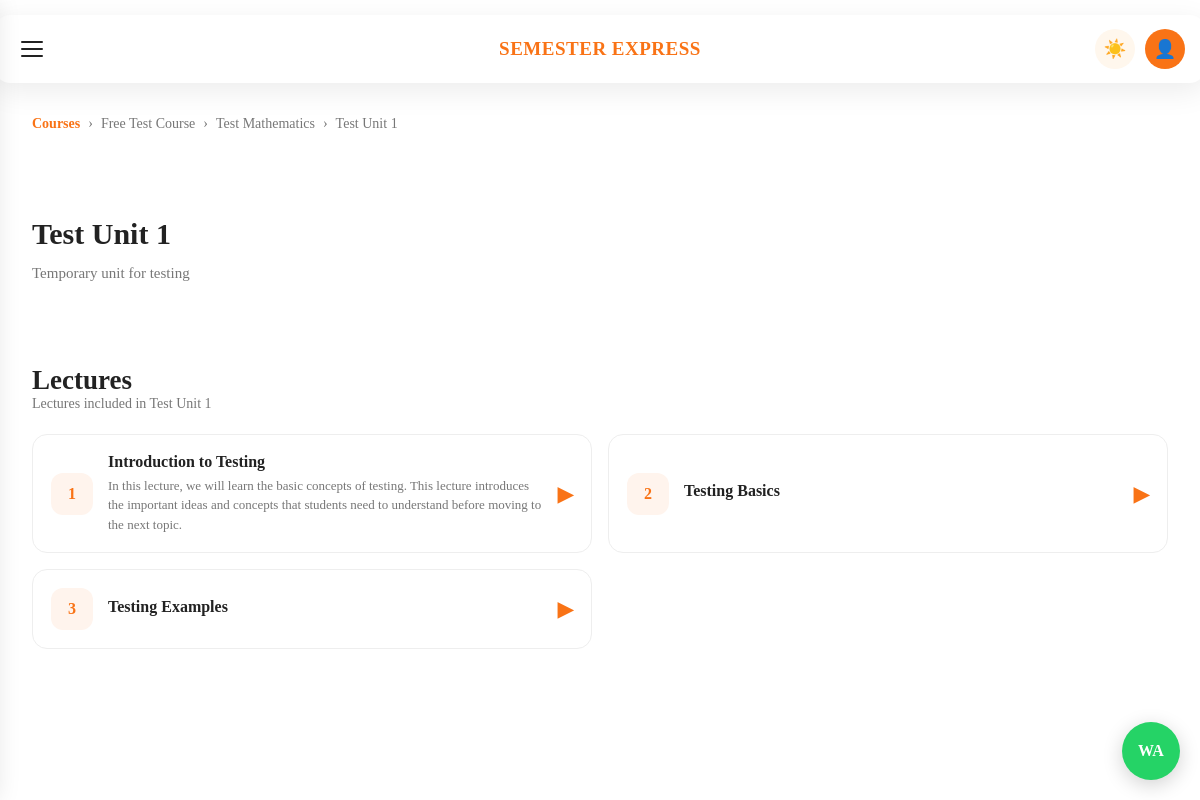
The page /courses/unit/2/ on the database its author committed.
### courses/models.py (models this page shows, shortened)
class Unit(models.Model):
    subject = models.ForeignKey(
        Subject,
        on_delete=models.CASCADE,
        related_name="units"
    )
    name = models.CharField(max_length=200)
    description = models.TextField(blank=True)
    order = models.PositiveIntegerField(default=0)
    is_active = models.BooleanField(default=True)
    class Meta:
        ordering = ["order", "name"]

class Subject(models.Model):
    course = models.ForeignKey(
        Course,
        on_delete=models.CASCADE,
        related_name="subjects"
    )
    name = models.CharField(max_length=200)
    description = models.TextField(blank=True)
    order = models.PositiveIntegerField(default=0)
    is_active = models.BooleanField(default=True)
    class Meta:
        ordering = ["order", "name"]

class Course(models.Model):
    collection = models.ForeignKey(
        Collection,
        on_delete=models.CASCADE,
        related_name="courses"
    )
    name = models.CharField(max_length=200)
    branch = models.CharField(
        max_length=150,
        blank=True
    )
    semester = models.CharField(
        max_length=50,
        blank=True
    )
    description = models.TextField(blank=True)
    image = models.ImageField(
        upload_to="courses/",
        blank=True,
        null=True
    )
    price = models.DecimalField(
        max_digits=10,
        decimal_places=2,
        default=0
    )
    original_price = models.DecimalField(
        max_digits=10,
        decimal_places=2,
        default=0
    )
    is_paid = models.BooleanField(default=True)
    is_active = models.BooleanField(default=True)
    created_at = models.DateTimeField(auto_now_add=True)
    class Meta:
        ordering = ["name"]

class Lecture(models.Model):
    unit = models.ForeignKey(
        Unit,
        on_delete=models.CASCADE,
        related_name="lectures"
    )
    title = models.CharField(max_length=200)
    description = models.TextField(blank=True)
    video_url = models.URLField(
        blank=True
    )
    order = models.PositiveIntegerField(default=0)
    is_published = models.BooleanField(default=False)
    created_at = models.DateTimeField(auto_now_add=True)
    class Meta:
        ordering = ["order", "title"]

### courses/views.py (the view)
def unit_detail(request, unit_id):
    unit = get_object_or_404(
        Unit,
        id=unit_id,
        is_active=True
    )
    course = unit.subject.course
    access_response = require_course_access(
        request,
        course
    )
    if access_response:
        return access_response
    lectures = Lecture.objects.filter(
        unit=unit,
        is_published=True
    )
    context = {
        "unit": unit,
        "lectures": lectures,
    }
    return render(
        request,
        "courses/unit_detail.html",
        context
    )

### courses/views.py (called while the page is built, shortened)
def require_course_access(request, course):
    if not course.is_paid:
        return None

### templates/courses/unit_detail.html (shortened to what this page needs)
{% load static %}
<!DOCTYPE html>
<html lang="en">
<head>
    <link rel="stylesheet" href="{% static 'css/style.css' %}">
    <link rel="stylesheet" href="{% static 'css/dashboard.css' %}">
    <link rel="stylesheet" href="{% static 'css/responsive.css' %}">
</head>
<body>
<header class="top-header">
    <button
        type="button"
        class="menu-btn"
        id="menuBtn"
    >
        <span></span>
        <span></span>
        <span></span>
    </button>
    <div class="logo">
        SEMESTER EXPRESS
    </div>
    <div class="header-right">
        <button
            type="button"
            class="theme-btn"
            id="themeBtn"
        >
        </button>
        <a
            href="{% url 'dashboard:profile' %}"
            class="profile-btn"
        >
            👤
        </a>
    </div>
</header>
    <main class="dashboard-main">
        <div class="breadcrumb">
            <a href="{% url 'courses:collections' %}">
                Courses
            </a>
            <span>›</span>
            <span>{{ unit.subject.course.name }}</span>
            <span>›</span>
            <span>{{ unit.subject.name }}</span>
            <span>›</span>
            <span>{{ unit.name }}</span>
        </div>
        <section class="course-page-header">
            <h1>{{ unit.name }}</h1>
            {% if unit.description %}
                <p>{{ unit.description }}</p>
            {% else %}
                <p>
                    Explore the lectures available in this unit.
                </p>
            {% endif %}
        </section>
        <section class="subjects-section">
            <div class="section-heading">
                <div>
                    <h2>Lectures</h2>
                    <p>
                        Lectures included in {{ unit.name }}
                    </p>
                </div>
            </div>
            {% if lectures %}
                <div class="subject-grid">
                    {% for lecture in lectures %}
                        <a
                            href="{% url 'courses:lecture_detail' lecture.id %}"
                            class="subject-card"
                        >
                            <div class="subject-number">
                                {{ forloop.counter }}
                            </div>
                            <div class="subject-content">
                                <h3>
                                    {{ lecture.title }}
                                </h3>
                                {% if lecture.description %}
                                    <p>
                                        {{ lecture.description }}
                                    </p>
                                {% endif %}
                            </div>
                            <span class="subject-arrow">
                                ▶
                            </span>
                        </a>
                    {% endfor %}
                </div>
            {% endif %}
        </section>
    </main>
    <a href="https://chat.whatsapp.com/DHzkH2NvlEI9miAnLLJ3BN" class="whatsapp-button">
    </a>
</body>
</html>

### static/css/style.css (style rules this page uses)
.course-page-header { margin-bottom: 28px; }
.course-page-header h1 { margin: 0 0 8px; font-size: 30px; font-weight: 700; color: #222; }
.course-page-header p { margin: 0; color: #777; font-size: 15px; line-height: 1.6; }
.subjects-section { margin-top: 10px; }
.section-heading { margin-bottom: 18px; }
.section-heading h2 { margin: 0 0 5px; font-size: 23px; color: #222; }
.section-heading p { margin: 0; color: #777; font-size: 14px; }
.subject-grid { display: grid; grid-template-columns: repeat(2, 1fr); gap: 16px; }
.subject-card { display: flex; align-items: center; gap: 15px; padding: 18px; background: #fff; border: 1px solid #eeeeee; border-radius: 15px; text-decoration: none; color: inherit; transition: 0.2s ease; }
.subject-number { min-width: 42px; height: 42px; border-radius: 12px; display: flex; align-items: center; justify-content: center; background: #fff4ed; color: #f97316; font-weight: 700; }
.subject-content { flex: 1; min-width: 0; }
.subject-content h3 { margin: 0 0 5px; font-size: 16px; color: #222; }
.subject-content p { margin: 0; color: #777; font-size: 13px; line-height: 1.5; }
.subject-arrow { color: #f97316; font-size: 20px; font-weight: 600; }

### static/css/dashboard.css (style rules this page uses)
.top-header { position: fixed; top: 15px; left: 50%; transform: translateX(-50%); width: calc(100% - 30px); max-width: 1200px; height: 68px; background: #ffffff; border-radius: 18px; display: flex; align-items: center; justify-content: space-between; padding: 0 22px; box-shadow: 0 8px 30px rgba(0, 0, 0, 0.08); z-index: 100; }
.menu-btn { width: 42px; height: 42px; border: none; background: transparent; display: flex; flex-direction: column; justify-content: center; gap: 5px; cursor: pointer; }
.menu-btn span { display: block; width: 22px; height: 2px; background: #222; border-radius: 10px; }
.logo { position: absolute; left: 50%; transform: translateX(-50%); font-size: 19px; font-weight: 800; letter-spacing: 0.5px; color: #f97316; }
.header-right { display: flex; align-items: center; gap: 10px; }
.theme-btn { width: 40px; height: 40px; border: none; border-radius: 50%; background: #fff7ed; cursor: pointer; font-size: 18px; }
.profile-btn { width: 40px; height: 40px; border-radius: 50%; background: #f97316; color: white; display: flex; align-items: center; justify-content: center; text-decoration: none; font-size: 18px; }
.section-heading { display: flex; align-items: center; justify-content: space-between; margin-bottom: 22px; margin-top: 80px; }
.section-heading h2 { margin: 0; font-size: 27px; color: #222; }
.whatsapp-button { position: fixed; right: 20px; bottom: 20px; width: 58px; height: 58px; border-radius: 50%; background: #25D366; color: white; display: flex; align-items: center; justify-content: center; text-decoration: none; font-size: 0; box-shadow: 0 5px 20px rgba(0, 0, 0, 0.18); z-index: 900; }
.whatsapp-button::after { content: "WA"; font-size: 16px; font-weight: 700; }
.header-right { margin-left: auto; display: flex; align-items: center; gap: 10px; }
.dashboard-main { width: 100%; box-sizing: border-box; }
.dashboard-main { width: 100%; max-width: 1200px; margin: 0 auto; padding: 25px 24px 60px; box-sizing: border-box; }
.dashboard-main .breadcrumb { display: flex; align-items: center; flex-wrap: wrap; gap: 8px; margin-bottom: 22px; margin-top: 80px; color: #777; font-size: 14px; line-height: 1.6; }
.dashboard-main .breadcrumb a { color: #f97316; text-decoration: none; font-weight: 600; }
.dashboard-main .course-page-header { margin-bottom: 28px; margin-top: 80px; }
.dashboard-main .course-page-header h1 { margin: 0 0 8px; color: #222; font-size: 30px; font-weight: 700; line-height: 1.25; }
.dashboard-main .course-page-header p { margin: 0; color: #777; font-size: 15px; line-height: 1.6; }

### rows shown on the page
Unit: subject.course.name "Free Test Course", subject.name "Test Mathematics", name "Test Unit 1", description "Temporary unit for testing"
Lecture: title "Introduction to Testing", description "In this lecture, we will learn the basic concepts of testing. This lecture introduces the important ideas and concepts that students need to understand before moving to the next topic."
Lecture: title "Testing Basics"
Lecture: title "Testing Examples"
